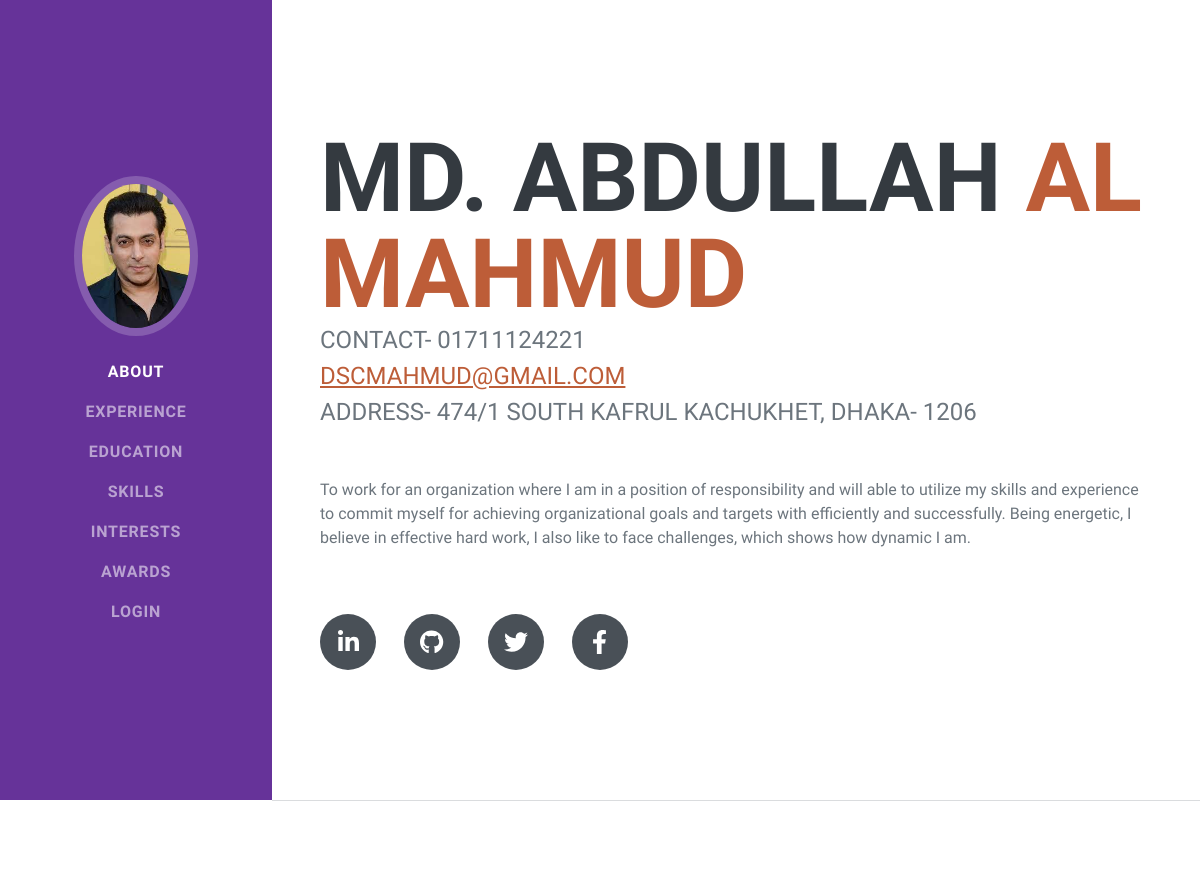
Before: / (upper part) with the older database file.
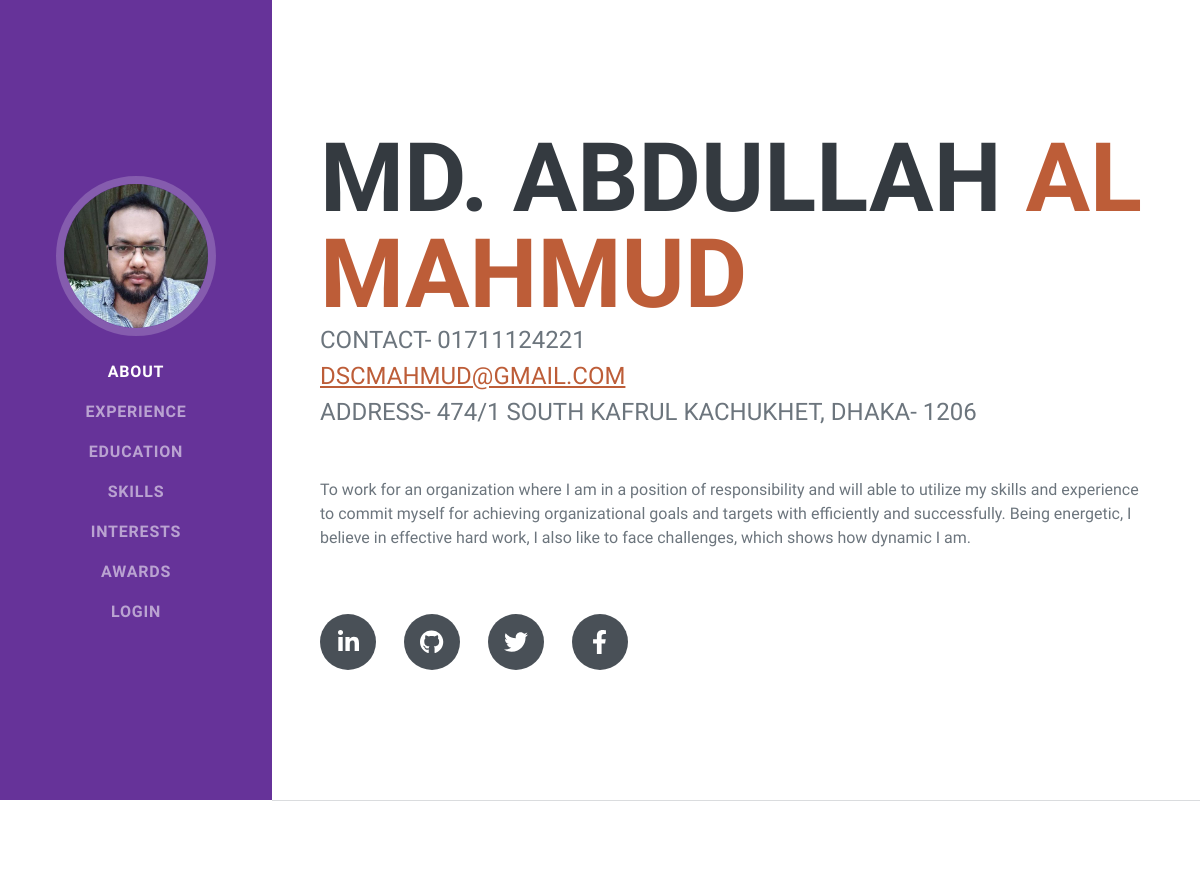
After: the same page with the newer database file.
### port_app/models.py (models this page shows)
class Image(models.Model):
    image = models.ImageField(upload_to='images/',null = True)

class About(models.Model):
    fname = models.CharField(max_length=100,null = True)
    lname = models.CharField(max_length=100,null = True)
    email = models.EmailField(null = True)
    phone = models.CharField(max_length=14,null = True)
    address = models.TextField(null = True)
    about = RichTextField(null = True)
    linkedin = models.URLField(null = True)
    github = models.URLField(null = True)
    twitter = models.URLField(null = True)
    facebook = models.URLField(null = True)

### port_app/views.py (the view)
# urls.py: path('', views.home_page, name='home'),
def home_page(request):
    image_data = Image.objects.last()
    about_data = About.objects.last()
    experience_data = Experience.objects.last()
    education_data = Education.objects.last()
    skills_data = Skills.objects.last()
    interest_data = Inter.objects.last()
    awr_cer_data = Awr_Cer.objects.last()
    context = {
        'image_data': image_data,
        'about_data': about_data,
        'experience_data': experience_data,
        'education_data' : education_data,
        'skills_data' : skills_data,
        'interest_data' : interest_data,
        'awr_cer_data' : awr_cer_data,
    }
    return render(request, 'index.html', context)

### templates/index.html (shortened to what this page needs)
{% load static %}
<!DOCTYPE html>
<html lang="en">
    <head>
        <link rel="stylesheet" href="{% static 'css/styles.css' %}">
    </head>
    <body id="page-top">
        <nav class="navbar navbar-expand-lg navbar-dark bg-primary fixed-top" id="sideNav">
            <a class="navbar-brand js-scroll-trigger" href="#page-top">
                <span class="d-none d-lg-block"><img class="img-fluid img-profile rounded-circle mx-auto mb-2" src="media/{{image_data.image}}" alt="..." /></span>
            </a>
            <div class="collapse navbar-collapse" id="navbarResponsive">
                <ul class="navbar-nav">
                    <li class="nav-item"><a class="nav-link js-scroll-trigger" href="#about">About</a></li>
                    <li class="nav-item"><a class="nav-link js-scroll-trigger" href="#experience">Experience</a></li>
                    <li class="nav-item"><a class="nav-link js-scroll-trigger" href="#education">Education</a></li>
                    <li class="nav-item"><a class="nav-link js-scroll-trigger" href="#skills">Skills</a></li>
                    <li class="nav-item"><a class="nav-link js-scroll-trigger" href="#interests">Interests</a></li>
                    <li class="nav-item"><a class="nav-link js-scroll-trigger" href="#awards">Awards</a></li>
                    <li class="nav-item"><a class="nav-link js-scroll-trigger" href="/admin">Login</a></li>
                </ul>
            </div>
        </nav>
        <div class="container-fluid p-0">
            <section class="resume-section" id="about">
                <div class="resume-section-content">
                    <h1 class="mb-0">
                        {{about_data.fname}}
                        <span class="text-primary">{{about_data.lname}}</span>
                    </h1>
                    <div class="subheading mb-5">
                         Contact- {{about_data.phone}} <br>
                        <a href="mailto:{{i.email}}">{{about_data.email}}</a><br>
                        Address- {{about_data.address}}
                    </div>
                    <p class="lead mb-5">{{about_data.about | safe}}</p> <br><br>
                    <div class="social-icons">
                        <a class="social-icon" href="{{about_data.linkedin}}"><i class="fab fa-linkedin-in"></i></a>
                        <a class="social-icon" href="{{about_data.github}}"><i class="fab fa-github"></i></a>
                        <a class="social-icon" href="{{about_data.twitter}}"><i class="fab fa-twitter"></i></a>
                        <a class="social-icon" href="{{about_data.facebook}}"><i class="fab fa-facebook-f"></i></a>
                    </div>
                </div>
            </section>
            <hr class="m-0" />
            <section class="resume-section" id="experience">
            </section>
        </div>
    </body>
</html>

Changed rows visible on the page:
changed Image: image: a different picture
